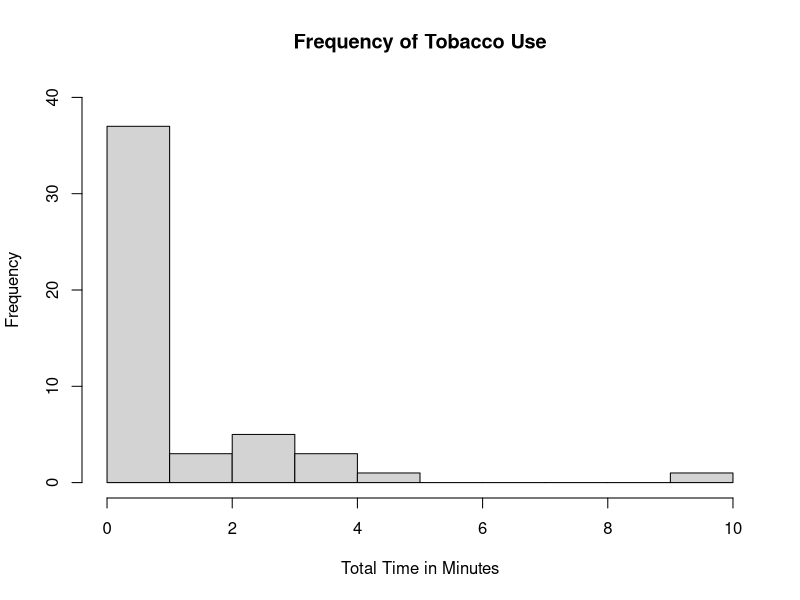

Here is the R script that generated this plot:
w = read.table("CHMOVIE.csv", header = TRUE, sep=",")
hist(w$Tobacco/60, main="Frequency of Tobacco Use", xlab="Total Time in Minutes", ylim=c(0, 40))

cat("Mean: ", mean(w$Tobacco))
cat("Median: ", median(w$Tobacco))
Mode <- function(x) {
  ux <- unique(x)
  ux[which.max(tabulate(match(x, ux)))]
}
cat("Mode: ", Mode(w$Tobacco))
cat("Midrange: ",(max(w$Tobacco) + min(w$Tobacco))/2)

cat("Range: ",max(w$Tobacco) - min(w$Tobacco))
cat("Sample Standard Deviation: ", sd(w$Tobacco))

